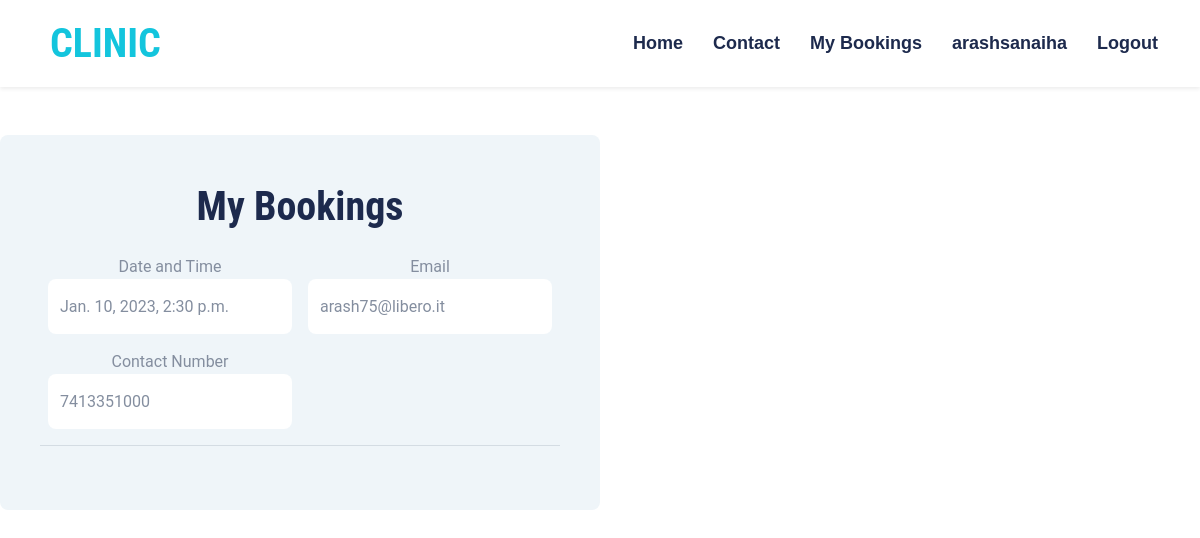
The page /my-booking (signed in) on the database as committed earlier.
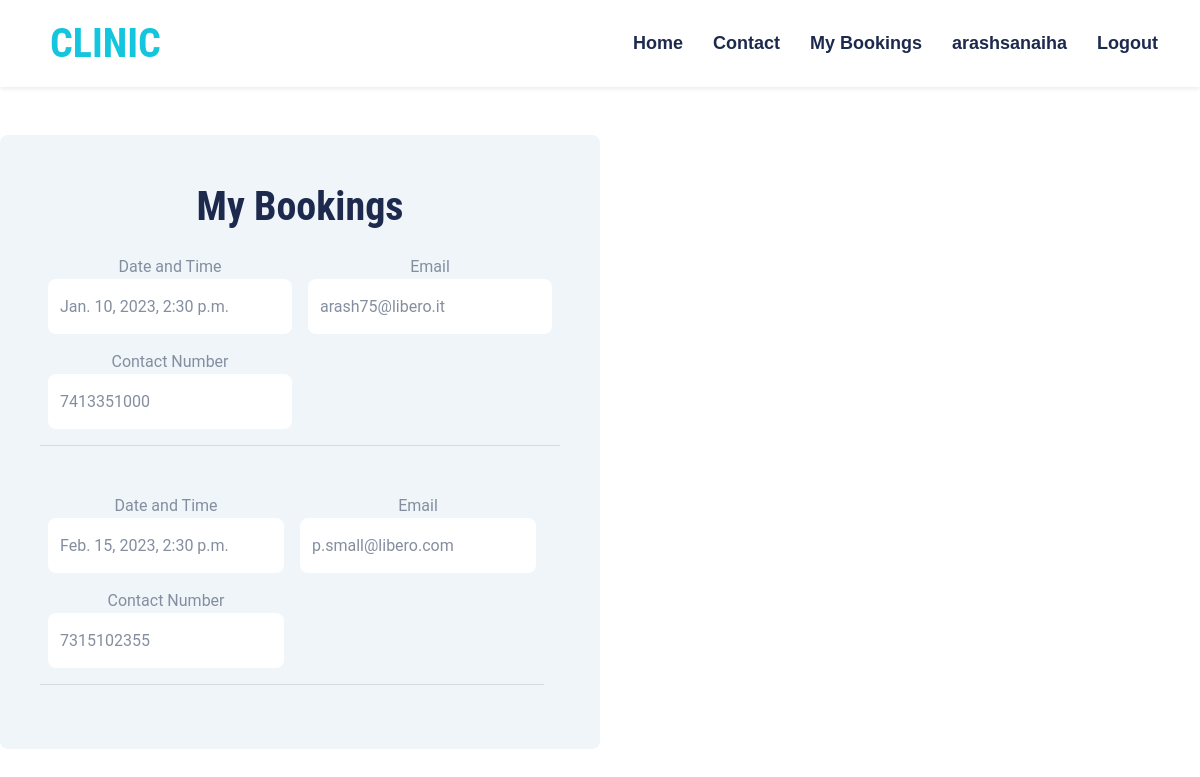
The same page on the database as committed later.
### booking/models.py (models this page shows)
class Booking(models.Model):
    first_name = models.CharField(max_length=100)
    last_name = models.CharField(max_length=100)
    contactNumber = models.IntegerField()
    email = models.CharField(max_length=200, blank=False)
    date_time = models.DateTimeField()
    user = models.ForeignKey(User, on_delete=models.CASCADE)

### booking/views.py (the view)
# urls.py: path('my-booking', views.MyBooking, name="my-booking"),
def MyBooking(request):
    bookings = Booking.objects.filter(user_id=request.user)
    context = {'bookings': bookings}
    return render(request, 'website/mybookings.html', context)

### website/templates/website/mybookings.html (shortened to what this page needs)
<!DOCTYPE html>
<html lang="en">
<head>
    {% load static %}
    <link href="{% static 'bootstrap.css' %}" rel="stylesheet">
    <link href="{% static 'Home.css' %}" rel="stylesheet">
</head>
<body>
    {% include 'navbar.html' %}
<div class="col-lg-6">
                    <div class="bg-light text-center rounded p-5">
                        <h1 class="mb-4">My Bookings</h1>
                        {% for booking in bookings %}
                            <div class="row g-3">
                                <div class="col-12 col-sm-6">
                                    <label>Date and Time</label>
                                    <input type="text" class="form-control bg-white border-0" placeholder="Booking Date" name="first_name" value="{{booking.date_time}}" style="height: 55px;">
                                </div>
                                <div class="col-12 col-sm-6">
                                    <label>Email</label>
                                    <input type="text" class="form-control bg-white border-0" placeholder="Booking Email" name="last_name" value="{{booking.email}}"  style="height: 55px;">
                                </div>
                                <div class="col-12 col-sm-6">
                                    <label>Contact Number</label>
                                    <input class="form-control bg-white border-0" placeholder="Contact Number" name="contactNumber" value="{{booking.contactNumber}}"  style="height: 55px;">
                                </div>
                                 <hr>
                            {% endfor %}
</body>
</html>

### templates/navbar.html (shortened to what this page needs)
<div class="container-fluid sticky-top bg-white shadow-sm mb-5">
        <div class="container">
            <nav class="navbar navbar-expand-lg bg-white navbar-light py-3 py-lg-0">
                <a href="{% url 'home' %}" class="navbar-brand">
                    <h1 class="m-0 text-uppercase text-primary">Clinic</h1>
                </a>
                <div class="collapse navbar-collapse" id="navbarCollapse">
                    <div class="navbar-nav ms-auto py-0">
                        <a href="{% url 'home' %}" class="nav-item nav-link">Home</a>
                        <a href="{% url 'contact' %}" class="nav-item nav-link">Contact</a>
                        <a href="{% url 'my-booking' %}" class="nav-item nav-link">My Bookings</a>
                        <a href="{% url 'my-account' %}" class="nav-item nav-link">{{request.user}}</a>
                        <a href="{% url 'logout' %}" class="nav-item nav-link">Logout</a>
                    </div>
                </div>
            </nav>
        </div>
    </div>

### website/static/Home.css (style rules this page uses)
:root { --primary: #13C5DD; --secondary: #354F8E; --light: #EFF5F9; --dark: #1D2A4D; }
.navbar-light .navbar-nav .nav-link { font-family: 'Jost', sans-serif; position: relative; margin-left: 30px; padding: 30px 0; font-size: 18px; font-weight: 700; color: var(--dark); outline: none; transition: .5s; }
@media (min-width: 992px) { .navbar-light .navbar-nav .nav-link::before { position: absolute; content: ""; width: 0; height: 5px; bottom: 0; left: 50%; background: var(--primary); transition: .5s; } }

Rows that differ between the two databases and show on the page:
added Booking: first_name "Feb. 15, 2023, 2:30 p.m.", last_name "p.small@libero.com", contactNumber "7315102355"
